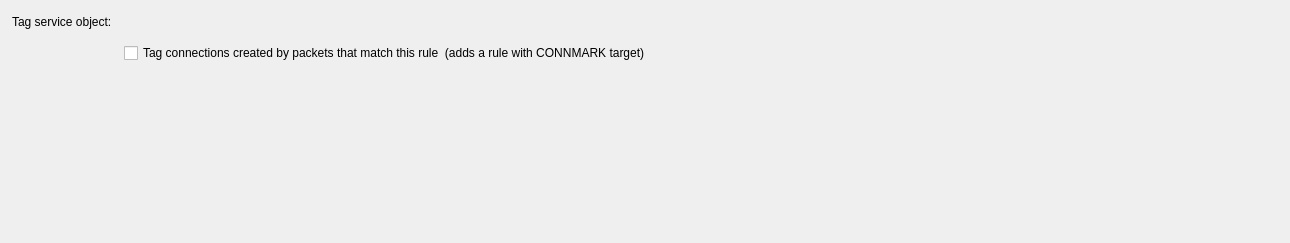
         <widget class="QWidget" name="tab6">
          <attribute name="title">
           <string>Tag</string>
          </attribute>
          <layout class="QGridLayout" name="RuleOptions_gridLayout">
           <property name="leftMargin">
            <number>12</number>
           </property>
           <property name="topMargin">
            <number>12</number>
           </property>
           <property name="rightMargin">
            <number>12</number>
           </property>
           <property name="bottomMargin">
            <number>12</number>
           </property>
           <property name="spacing">
            <number>12</number>
           </property>
           <item row="0" column="0" colspan="2">
            <widget class="QLabel" name="textLabel4_4">
             <property name="text">
              <string>Tag service object:</string>
             </property>
             <property name="wordWrap">
              <bool>false</bool>
             </property>
            </widget>
           </item>
           <item row="0" column="2" rowspan="3">
            <spacer name="spacer">
             <property name="orientation">
              <enum>Qt::Orientation::Horizontal</enum>
             </property>
             <property name="sizeType">
              <enum>QSizePolicy::Policy::Expanding</enum>
             </property>
             <property name="sizeHint" stdset="0">
              <size>
               <width>615</width>
               <height>81</height>
              </size>
             </property>
            </spacer>
           </item>
           <item row="1" column="0" rowspan="2">
            <widget class="FWObjectDropArea" name="iptTagDropArea" native="true">
             <property name="sizePolicy">
              <sizepolicy hsizetype="Fixed" vsizetype="Fixed">
               <horstretch>0</horstretch>
               <verstretch>0</verstretch>
              </sizepolicy>
             </property>
             <property name="minimumSize">
              <size>
               <width>100</width>
               <height>80</height>
              </size>
             </property>
             <property name="font">
              <font>
               <pointsize>9</pointsize>
              </font>
             </property>
            </widget>
           </item>
           <item row="1" column="1">
            <widget class="QCheckBox" name="ipt_mark_connections">
             <property name="toolTip">
              <string notr="true"/>
             </property>
             <property name="text">
              <string>Tag connections created by packets that match this rule  (adds a rule with CONNMARK target)</string>
             </property>
            </widget>
           </item>
           <item row="3" column="0" colspan="3">
            <spacer name="spacer_2">
             <property name="orientation">
              <enum>Qt::Orientation::Vertical</enum>
             </property>
             <property name="sizeType">
              <enum>QSizePolicy::Policy::MinimumExpanding</enum>
             </property>
             <property name="sizeHint" stdset="0">
              <size>
               <width>609</width>
               <height>108</height>
              </size>
             </property>
            </spacer>
           </item>
          </layout>
         </widget>
